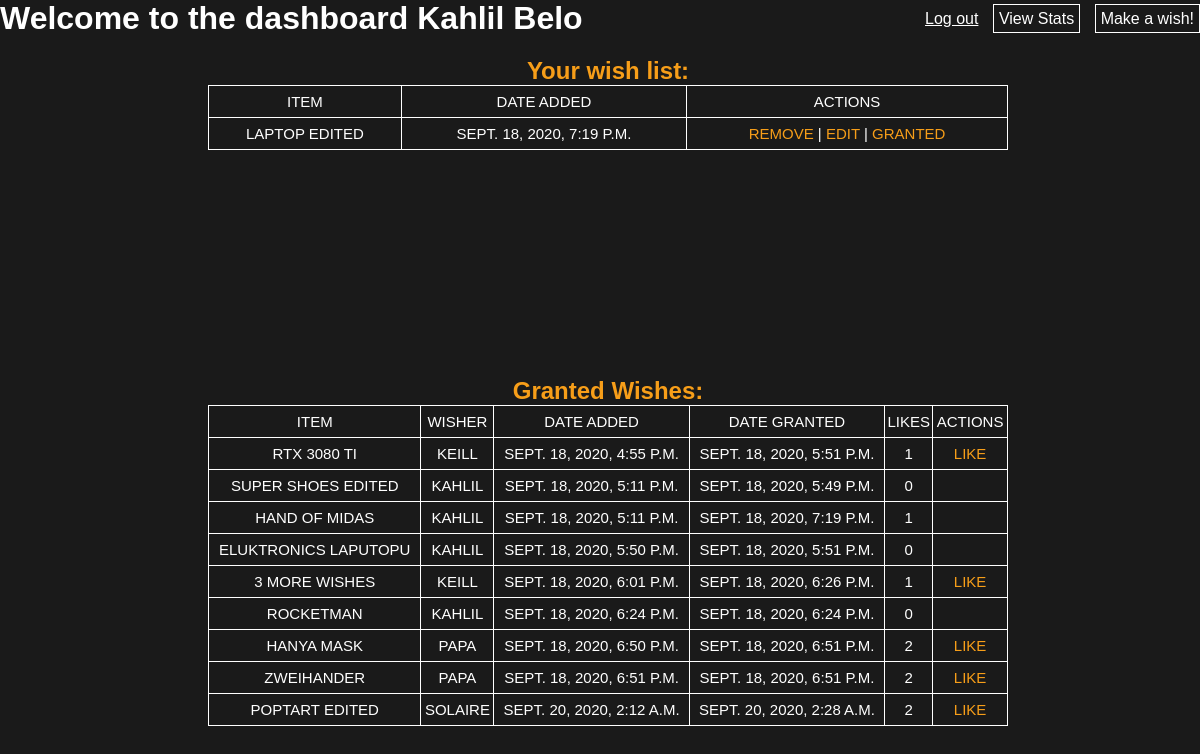
The page /wishes (signed in) on the database its author committed.
### examapp/models.py (models this page shows)
class User(models.Model):
    first_name = models.CharField(max_length=254)
    last_name = models.CharField(max_length=254)
    email = models.EmailField(max_length=254)
    password = models.CharField(max_length=254)
    created_at = models.DateTimeField(auto_now_add=True)
    updated_at = models.DateTimeField(auto_now=True)
    objects = UserManager()

class Wish(models.Model):
    title = models.CharField(max_length=254)
    desc = models.TextField()
    uploaded_by = models.ForeignKey('User', related_name='wish_uploaded', on_delete=models.CASCADE)
    is_granted = models.BooleanField(default=False)
    created_at = models.DateTimeField(auto_now_add=True)
    updated_at = models.DateTimeField(auto_now=True)
    users_who_liked = models.ManyToManyField('User', related_name='liked_wish')
    objects = UserManager()

### examapp/views.py (the view)
# urls.py: path('wishes', views.dashboard),
def dashboard(request):
    if 'uuid' not in request.session:
        print("NO SESSION, invalid dashboard access")
        return redirect('/')
    this_user = User.objects.get(id=request.session['uuid'])
    this_user_wishes = this_user.wish_uploaded.all()
    context = {
        'user_object': this_user,
        'all_users_wishes' : this_user_wishes.filter(is_granted=False),
        'all_wishes' : Wish.objects.filter(is_granted=True)
    }
    print("*"*50)
    print(f"User {this_user.first_name} wishes are {this_user.wish_uploaded.all()}")
    return render(request, 'dashboard.html', context)

### examapp/templates/dashboard.html (shortened to what this page needs)
<!DOCTYPE html>
<html lang="en">
<head>
    {%load static%}
    <link rel="stylesheet" href="{%static 'css/style.css'%}">
</head>
<body>
    <div class="beegcontainer">
        <div class="header_container">
            <h1>Welcome to the dashboard {{user_object.first_name}} {{user_object.last_name}}</h1>
            <section class="header_right_links">
                <a href="/logout">Log out</a>
                <a href="/wishes/stats" class="header_a_box">View Stats</a>
                <a href="/wishes/new" class="header_a_box">Make a wish!</a>
            </section>
        </div>
        <div class="maincontainer">
            <div class="top_container">
                <h2>Your wish list:</h2>
                <table class="user_wish_table">
                    <thead>
                        <tr>
                            <td>Item</td>
                            <td>Date Added</td>
                            <td>Actions</td>
                        </tr>
                    </thead>
                    <tbody>
                        {%for single_wish in all_users_wishes%}
                        <tr>
                            <td>{{single_wish.title}}</td>
                            <td>{{single_wish.created_at}}</td>
                            <td>
                                <a href="/remove/{{single_wish.id}}">Remove</a> |
                                <a href="/wishes/edit/{{single_wish.id}}">Edit</a> |
                                <a href="/grant/{{single_wish.id}}">Granted</a>
                            </td>
                        </tr>
                        {%endfor%}
                    </tbody>
                </table>
            </div>
            <div class="bot_container">
                <h2>Granted Wishes:</h2>
                <table class="all_wish_table">
                    <thead>
                        <tr>
                            <td>Item</td>
                            <td>Wisher</td>
                            <td>Date Added</td>
                            <td>Date Granted</td>
                            <td>Likes</td>
                            <td>Actions</td>
                        </tr>
                    </thead>
                    <tbody>
                        {%for single_wish in all_wishes%}
                        <tr>
                            <td>{{single_wish.title}}</td>
                            <td>{{single_wish.uploaded_by.first_name}}</td>
                            <td>{{single_wish.created_at}}</td>
                            <td>{{single_wish.updated_at}}</td>
                            <td>{{single_wish.users_who_liked.all | length}}</td>
                            <td>
                                {%if user_object.id == single_wish.uploaded_by.id%}
                                {%else%}
                                <a href="/like/{{single_wish.id}}">Like</a>
                                {%endif%}
                            </td>
                        </tr>
                        {%endfor%}
                    </tbody>
                </table>
            </div>
        </div>
    </div>
</body>
</html>

### examapp/static/css/style.css (style rules this page uses)
* { margin: 0px; padding: 0px; }
body { background-color: #1A1A1A; font-family: Verdana, Geneva, Tahoma, sans-serif; color: white; }
.header_container { display: flex; justify-content: space-between; align-items: center; }
.header_container a { color: white; }
.header_a_box { border: 1px solid white; padding: 5px; text-decoration: none; margin-left: 10px; }
.maincontainer { width: 98%; padding: 10px; }
.top_container { width: 100%; height: 300px; padding: 10px; }
.maincontainer h2 { text-align: center; color: #F79E19;; }
.bot_container { width: 100%; height: 300px; padding: 10px; }
table { border-top: 1px solid white; border-bottom: 1px solid white; border-collapse: collapse; text-transform: uppercase; font-size: 15px; margin-bottom: 15px; text-align: center; width: 800px; margin: auto; }
table td { padding: 7px 0; text-align: center; border-left: 1px solid white; border-right: 1px solid white; border-bottom: 1px solid white; }
table a { color: #F79E19; text-decoration: none; }

### rows shown on the page
User: first_name "Kahlil", last_name "Belo"
Wish: title "LAPTOP EDITED", created_at "SEPT. 18, 2020, 7:19 P.M."
Wish: title "RTX 3080 TI", uploaded_by.first_name "KEILL", created_at "SEPT. 18, 2020, 4:55 P.M.", updated_at "SEPT. 18, 2020, 5:51 P.M.", users_who_liked.all|length "1"
Wish: title "SUPER SHOES EDITED", uploaded_by.first_name "KAHLIL", created_at "SEPT. 18, 2020, 5:11 P.M.", updated_at "SEPT. 18, 2020, 5:49 P.M.", users_who_liked.all|length "0"
Wish: title "HAND OF MIDAS", uploaded_by.first_name "KAHLIL", created_at "SEPT. 18, 2020, 5:11 P.M.", updated_at "SEPT. 18, 2020, 7:19 P.M.", users_who_liked.all|length "1"
Wish: title "ELUKTRONICS LAPUTOPU", uploaded_by.first_name "KAHLIL", created_at "SEPT. 18, 2020, 5:50 P.M.", updated_at "SEPT. 18, 2020, 5:51 P.M.", users_who_liked.all|length "0"
Wish: title "3 MORE WISHES", uploaded_by.first_name "KEILL", created_at "SEPT. 18, 2020, 6:01 P.M.", updated_at "SEPT. 18, 2020, 6:26 P.M.", users_who_liked.all|length "1"
Wish: title "ROCKETMAN", uploaded_by.first_name "KAHLIL", created_at "SEPT. 18, 2020, 6:24 P.M.", updated_at "SEPT. 18, 2020, 6:24 P.M.", users_who_liked.all|length "0"
Wish: title "HANYA MASK", uploaded_by.first_name "PAPA", created_at "SEPT. 18, 2020, 6:50 P.M.", updated_at "SEPT. 18, 2020, 6:51 P.M.", users_who_liked.all|length "2"
Wish: title "ZWEIHANDER", uploaded_by.first_name "PAPA", created_at "SEPT. 18, 2020, 6:51 P.M.", updated_at "SEPT. 18, 2020, 6:51 P.M.", users_who_liked.all|length "2"
Wish: title "POPTART EDITED", uploaded_by.first_name "SOLAIRE", created_at "SEPT. 20, 2020, 2:12 A.M.", updated_at "SEPT. 20, 2020, 2:28 A.M.", users_who_liked.all|length "2"
